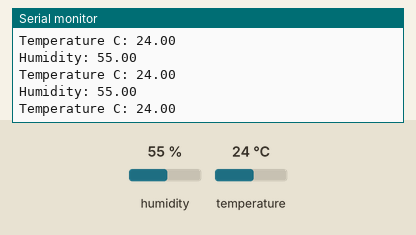
Bench run of a sketch on a simulated Arduino Uno, built with avr-gcc and run on an emulated ATmega328P. On the bench: the last lines printed to the serial monitor. The inputs (shaded band) are chosen by the test bench; at power-on: humidity 55 %, temperature 24 °C.

Above: at 2.8 s.
2.9 s: humidity set to 22 %
At 4.39 s:
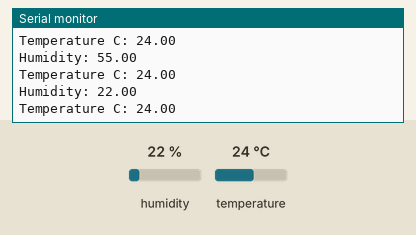
5.6 s: temperature set to 12 °C
At 6.42 s:
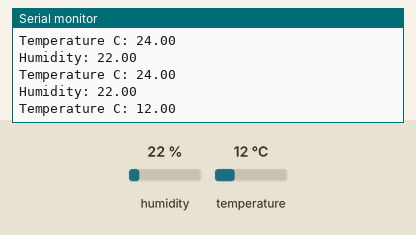
8.3 s: humidity set to 40 %
At 8.45 s:
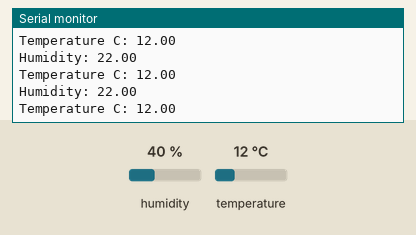
Timing chart, 0 to 11.3 s (numbered marks = the images above; inputs shaded):
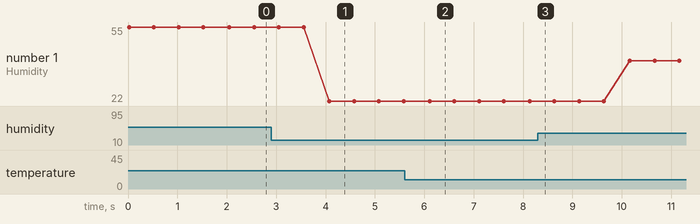

Measured:
- after the input at 2.9 s, the serial monitor: prints a new line after 1.2 s (image 1)
- after the input at 5.6 s, the serial monitor: prints a new line after 0.52 s (image 2)
- plotted number 1: 55 → 22 after the input at 2.9 s, 22 → 40 after the input at 8.3 s

The sketch:

dht.ino
```cpp
#include "DHT.h"
#define TYPE DHT11
int sensePin=2;
DHT HT(sensePin,TYPE);

float humidity;
float tempC;
float tempF;

int setTime = 500;
void setup() {
  // put your setup code here, to run once:
 Serial.begin(9600);
 HT.begin();
}

void loop() {
  // put your main code here, to run repeatedly:
  humidity = HT.readHumidity();
  tempC = HT.readTemperature();
  tempF= HT.readTemperature(true);

  Serial.print("Humidity: ");
  Serial.println(humidity);
  Serial.print("Temperature C: ");
  Serial.println(tempC);

  delay(setTime);
}
```
